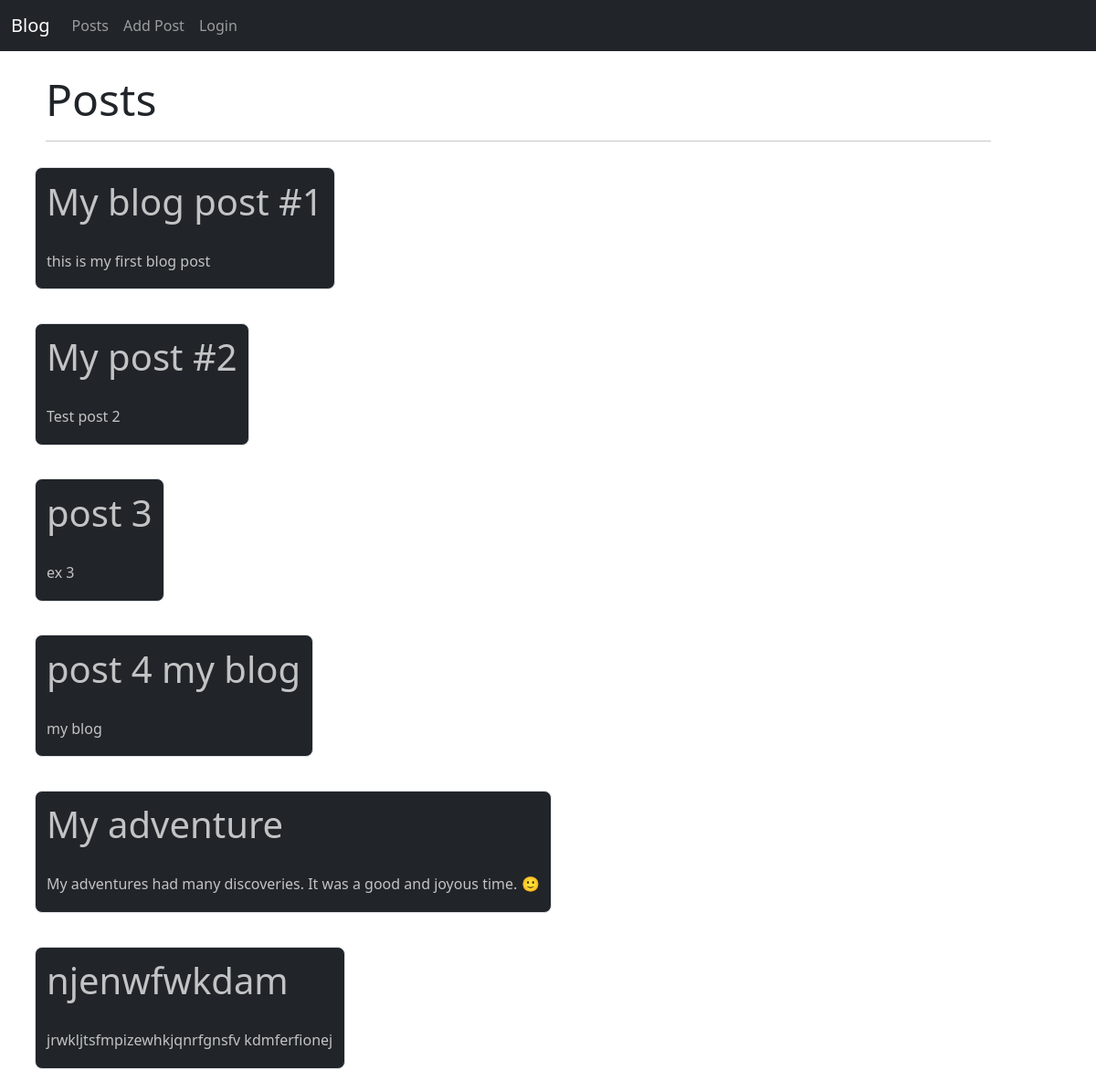
/posts/, run on the app's committed database.
### myblog/models.py (models this page shows, shortened)
class BlogPost(models.Model):
    Title = models.CharField(max_length=48, name='Title')
    Description = models.CharField(max_length=2048, name='Description')

### myblog/views.py (the view)
# urls.py: path('posts/', views.posts, name='posts'),
def posts(request):
    return render(request, 'posts.html', {
        'posts': BlogPost.objects.all(),
        'page_name': 'Posts'
    })

### myblog/templates/posts.html (shortened to what this page needs)
{% extends 'base.html' %}
{% block body %}
    <div id="nbs-header">
        <h1 class="display-5">Posts</h1>
        <hr id="nbs-hr">
    </div>
    {% for post in posts %}
    <div class="content vstack gap-6">
        <div id="nbs-post" class="bg-dark border">
            <h1 style="color: #C2C3C4;">{{ post.Title }}</h1>
            <br>
            <h6 style="color: #C2C3C4;">{{ post.Description }}</h6>
        </div>
        <br>
    </div>
    {% endfor %}
{% endblock %}

### myblog/templates/base.html (shortened to what this page needs)
<!DOCTYPE html>
<html lang="en">
<head>
    <link href="https://cdn.jsdelivr.net/npm/bootstrap@5.2.2/dist/css/bootstrap.min.css" rel="stylesheet">
</head>
<body>
    <nav class="navbar navbar-expand-lg navbar-dark bg-dark">
        <div class="container-fluid">
          <a class="navbar-brand" href="..">Blog</a>
          <div class="collapse navbar-collapse" id="navbarSupportedContent">
            <ul class="navbar-nav me-auto mb-2 mb-lg-0">
              <li class="nav-item">
                <a class="nav-link" href="/posts">Posts</a>
              </li>
              <li class="nav-item">
                <a class="nav-link" href="/new_post">Add Post</a>
              </li>
              <li class="nav-item">
                <a class="nav-link" href="/login">Login</a>
              </li>
            </ul>
          </div>
        </div>
      </nav>
    {% block body %}
    {% endblock %}
</body>
</html>

### myblog/templates/posts.html (style rules this page uses)
#nbs-post { margin-top: 12.5px; margin-left: 37.5px; border: 1.5px solid #212529; border-radius: 8px; padding-top: 12.5px; padding-bottom: 12.5px; padding-left: 12.5px; width: fit-content; padding-right: 12.5px; background-color: rgb(250, 250, 250); }

### myblog/templates/base.html (style rules this page uses)
.content { padding-right: 50px; }
#nbs-header { margin-top: 24px; padding-left: 50px; }
#nbs-hr { width: 90%; }

### data on the page
BlogPost: Title "My blog post #1", Description "this is my first blog post"
BlogPost: Title "My post #2", Description "Test post 2"
BlogPost: Title "post 3", Description "ex 3"
BlogPost: Title "post 4 my blog", Description "my blog"
BlogPost: Title "My adventure", Description "My adventures had many discoveries. It was a good and joyous time. 🙂"
BlogPost: Title "njenwfwkdam", Description "jrwkljtsfmpizewhkjqnrfgnsfv kdmferfionej"
